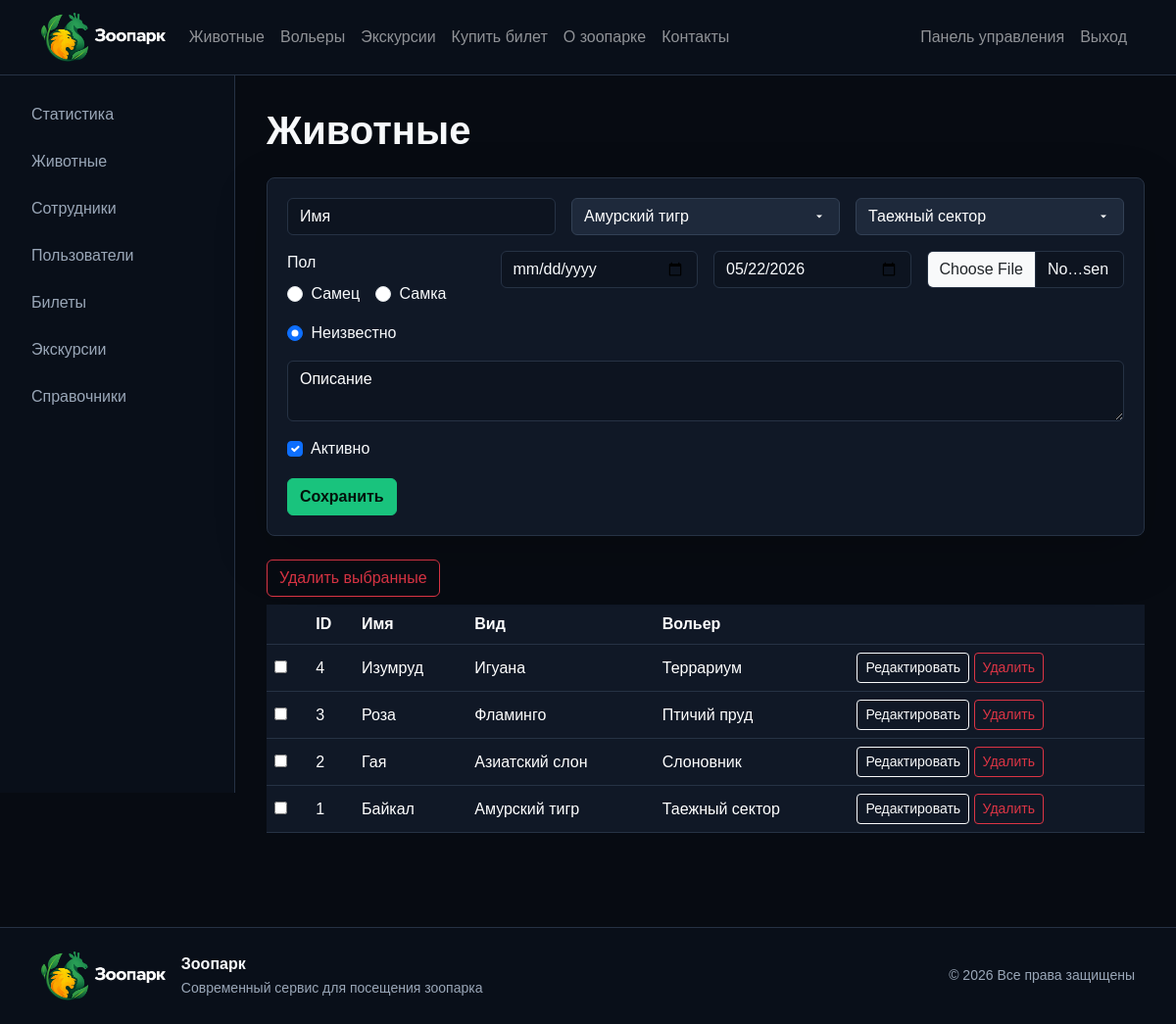
Page /admin/animals.php (signed in) on the committed database.
### tables this page shows
CREATE TABLE animals (
    id INT AUTO_INCREMENT PRIMARY KEY,
    species_id INT NOT NULL,
    enclosure_id INT NOT NULL,
    name VARCHAR(120) NOT NULL,
    gender ENUM('male','female','unknown') NOT NULL DEFAULT 'unknown',
    birth_date DATE,
    arrival_date DATE NOT NULL,
    description TEXT,
    photo VARCHAR(255),
    is_active BOOLEAN NOT NULL DEFAULT TRUE,
    CONSTRAINT fk_animals_species FOREIGN KEY (species_id) REFERENCES species(id),
    CONSTRAINT fk_animals_enclosure FOREIGN KEY (enclosure_id) REFERENCES enclosures(id)
);

### includes/functions.php (called while the page is built, shortened)
<?php
function e(?string $value): string
{
    return htmlspecialchars((string)$value, ENT_QUOTES | ENT_SUBSTITUTE, 'UTF-8');
}

### admin/animals.php (the view, shortened to what this page needs)
<?php
require __DIR__ . '/../includes/functions.php';
$edit = null;
require __DIR__ . '/../templates/header.php';
?>
<div class="admin-layout">
<?php require __DIR__ . '/../templates/admin_sidebar.php'; ?>
<section class="admin-content">
<?php show_flash(); ?><h1 class="section-title">Животные</h1>
<form method="post" enctype="multipart/form-data" class="app-panel mb-4">
    <div class="row g-3">
        <div class="col-md-4"><input class="form-control" name="name" placeholder="Имя" value="<?= e($edit['name'] ?? '') ?>" required></div>
        <div class="col-md-4"><select class="form-select" name="species_id" required><?php foreach ($pdo->query('SELECT * FROM species') as $s): ?><option value="<?= $s['id'] ?>" <?= (($edit['species_id'] ?? 0)==$s['id'])?'selected':'' ?>><?= e($s['name']) ?></option><?php endforeach; ?></select></div>
        <div class="col-md-4"><select class="form-select" name="enclosure_id" required><?php foreach ($pdo->query('SELECT * FROM enclosures') as $en): ?><option value="<?= $en['id'] ?>" <?= (($edit['enclosure_id'] ?? 0)==$en['id'])?'selected':'' ?>><?= e($en['name']) ?></option><?php endforeach; ?></select></div>
                <div class="col-md-3">
            <label class="form-label d-block">Пол</label>
            <div class="d-flex gap-3 flex-wrap">
                <label class="form-check-label"><input class="form-check-input me-1" type="radio" name="gender" value="male" <?= (($edit["gender"] ?? "unknown") === "male") ? "checked" : "" ?>> Самец</label>
                <label class="form-check-label"><input class="form-check-input me-1" type="radio" name="gender" value="female" <?= (($edit["gender"] ?? "unknown") === "female") ? "checked" : "" ?>> Самка</label>
                <label class="form-check-label"><input class="form-check-input me-1" type="radio" name="gender" value="unknown" <?= (($edit["gender"] ?? "unknown") === "unknown") ? "checked" : "" ?>> Неизвестно</label>
            </div>
        </div>
        <div class="col-md-3"><input class="form-control" type="date" name="birth_date" value="<?= e($edit['birth_date'] ?? '') ?>"></div>
        <div class="col-md-3"><input class="form-control" type="date" name="arrival_date" value="<?= e($edit['arrival_date'] ?? date('Y-m-d')) ?>" required></div>
        <div class="col-md-3"><input class="form-control" type="file" name="photo" accept="image/*"></div>
        <div class="col-12"><textarea class="form-control" name="description" placeholder="Описание"><?= e($edit['description'] ?? '') ?></textarea></div>
        <div class="col-md-3 form-check ms-2"><input class="form-check-input" type="checkbox" name="is_active" checked> <label class="form-check-label">Активно</label></div>
    </div>
    <button class="btn btn-accent mt-3">Сохранить</button>
</form>
<form method="post">
<button class="btn btn-outline-danger mb-2 js-confirm" name="bulk_delete" value="1">Удалить выбранные</button>
<div class="table-responsive"><table class="table table-dark table-hover align-middle">
<tr><th></th><th>ID</th><th>Имя</th><th>Вид</th><th>Вольер</th><th></th></tr>
<?php foreach ($pdo->query('SELECT * FROM view_animals_full ORDER BY id DESC') as $a): ?>
<tr><td><input type="checkbox" name="ids[]" value="<?= $a['id'] ?>"></td><td><?= $a['id'] ?></td><td><?= e($a['name']) ?></td><td><?= e($a['species_name']) ?></td><td><?= e($a['enclosure_name']) ?></td><td><a class="btn btn-sm btn-outline-light" href="?edit=<?= $a['id'] ?>">Редактировать</a> <a class="btn btn-sm btn-outline-danger js-confirm" href="?delete=<?= $a['id'] ?>">Удалить</a></td></tr>
<?php endforeach; ?>
</table></div></form>
</section></div>
<?php require __DIR__ . '/../templates/footer.php'; ?>

### assets/css/style.css (style rules this page uses)
:root { --bg: #070b12; --panel: #101826; --panel-2: #151f2f; --line: #263244; --text: #f8fafc; --muted: #9aa7b8; --green: #19c37d; --orange: #ff9f1c; --blue: #0f2742; }
body { background: var(--bg); color: var(--text); font-family: Arial, sans-serif; }
a { color: inherit; text-decoration: none; }
.btn-accent { background: var(--green); border-color: var(--green); color: #03120b; font-weight: 700; }
.section-title { margin-bottom: 1.5rem; font-weight: 800; }
.app-card, .app-panel, .auth-card, .metric-card { position: relative; z-index: 2; background: var(--panel); border: 1px solid var(--line); border-radius: 8px; padding: 1.25rem; box-shadow: 0 18px 55px rgba(0, 0, 0, 0.18); }
.form-control, .form-select { background-color: #0d1420; border-color: var(--line); color: var(--text); }
.form-control::placeholder { color: #fff; }
select.form-select { background-color: #1e293b; color: white; border: 1px solid #334155; }
.admin-layout { display: grid; grid-template-columns: 240px minmax(0, 1fr); min-height: calc(100vh - 72px); }
.admin-content { padding: 2rem; min-width: 0; }
.table-dark { --bs-table-bg: #101826; --bs-table-border-color: #263244; }

### rows in the picture
animals: id "4", name "Изумруд", species_name "Игуана", enclosure_name "Террариум"
animals: id "3", name "Роза", species_name "Фламинго", enclosure_name "Птичий пруд"
animals: id "2", name "Гая", species_name "Азиатский слон", enclosure_name "Слоновник"
animals: id "1", name "Байкал", species_name "Амурский тигр", enclosure_name "Таежный сектор"

### other values in the picture
form field species_id "Амурский тигр"
form field enclosure_id "Таежный сектор"
